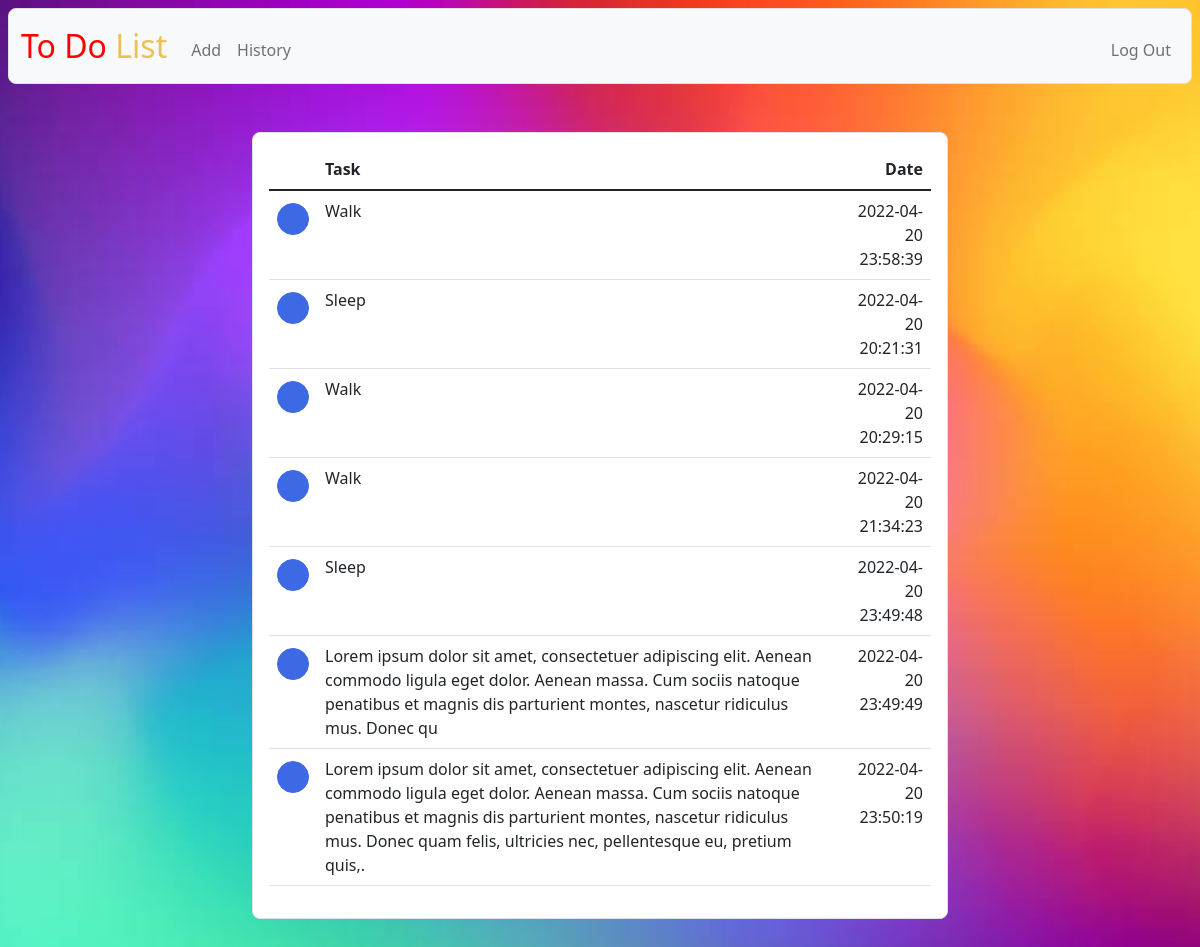
Screenshot of /history (signed in) with the database file from the repository.
### tables this page shows
CREATE TABLE list (
list_id INTEGER PRIMARY KEY AUTOINCREMENT NOT NULL,
user_id INTEGER NOT NULL,
done BOOL NOT NULL,
todo TINYTEXT NOT NULL,
date DATETIME NOT NULL DEFAULT CURRENT_TIMESTAMP,
FOREIGN KEY (user_id) REFERENCES users(user_id) );

### app.py (the view)
@app.route("/history")
@login_required
def history():
    list = db.execute("SELECT * FROM list WHERE user_id = ? AND done = 1 ", session["user_id"])
    return render_template("history.html", list=list)

### app.py (called while the page is built)
@app.after_request
def after_request(response):
    response.headers["Cache-Control"] = "no-cache, no-store, must-revalidate"
    response.headers["Expires"] = 0
    response.headers["Pragma"] = "no-cache"
    return response

### helpers.py (called while the page is built)
def login_required(f):
    @wraps(f)
    def decorated_function(*args, **kwargs):
        if session.get("user_id") is None:
            return redirect("/login")
        return f(*args, **kwargs)
    return decorated_function

### templates/history.html (shortened to what this page needs)
{% extends "layout.html" %}
{% block main %}
    <div class="container shape border">
        <table class="table tablestriped">
            <thead>
                <tr>
                    <th class="text-start"></th>
                    <th class="text-start">Task</th>
                    <th class="text-end">Date</th>
                </tr>
            </thead>
            <tbody>
                {% for li in list %}
                    <tr>
                        <td class="text-start">
                            <form action="/history" method="post">
                                <button type="submit" class="btn btn-outline-primary2 form-check-input"></button>
                            </form>
                        </td>
                        <td class="text-start">{{ li.todo }}</td>
                        <td class="text-end">{{ li.date }}</td>
                    </tr>
                {% endfor %}
            </tbody>
        </table>
    </div>
{% endblock %}

### templates/layout.html (shortened to what this page needs)
<!DOCTYPE html>
<html lang="en">
    <head>
        <link href="https://cdn.jsdelivr.net/npm/bootstrap@5.1.3/dist/css/bootstrap.min.css" rel="stylesheet">
        <link href="/static/styles.css" rel="stylesheet">
    </head>
    <body>
        <nav class="bg-light border navbar navbar-expand-md navbar-light">
            <div class="container-fluid">
                <a class="navbar-brand" href="/"><span class="color">To Do <span class="color2">List</span></a>
                <div class="collapse navbar-collapse" id="navbar">
                    {% if session["user_id"] %}
                        <ul class="navbar-nav me-auto mt-2">
                            <li class="nav-item"><a class="nav-link" href="/add">Add</a></li>
                            <li class="nav-item"><a class="nav-link" href="/history">History</a></li>
                        </ul>
                        <ul class="navbar-nav ms-auto mt-2">
                            <li class="nav-item"><a class="nav-link" href="/logout">Log Out</a></li>
                        </ul>
                    {% else %}
                        <ul class="navbar-nav ms-auto mt-2">
                            <li class="nav-item"><a class="nav-link" href="/register">Register</a></li>
                            <li class="nav-item"><a class="nav-link" href="/login">Log In</a></li>
                        </ul>
                    {% endif %}
                </div>
            </div>
        </nav>
        <main class="containers py-5 text-center">
            {% block main %}{% endblock %}
        </main>
    </body>
</html>

### static/styles.css (style rules this page uses)
body { background:url(test2.jpg); background-position:center; background-repeat:no-repeat; background-size:cover; background-attachment: fixed; margin: 8px; }
.border { border: 1px solid #dee2e6!important; border-radius: 8px 8px 8px 8px; }
.form-check-input { width: 2em; height: 2em; }
.btn-outline-primary2 { color: #fff; border-radius: 2em; background-color: #3e69e4; border-color: #3e69e4; }
.containers { width: 100%; max-width: 720px; padding-right: var(--bs-gutter-x,.75rem); padding-left: var(--bs-gutter-x,.75rem); margin-right: auto; margin-left: auto; }
.shape { background-color: white; padding: 1rem!important; border-radius: 8px 8px 8px 8px; }
nav .navbar-brand { font-size: xx-large; }
nav .navbar-brand .color { color:#FE0000; }
nav .navbar-brand .color2 { color:#EBC153; }

### rows the page displays
list: todo "Walk", date "2022-04-20 23:58:39"
list: todo "Sleep", date "2022-04-20 20:21:31"
list: todo "Walk", date "2022-04-20 20:29:15"
list: todo "Walk", date "2022-04-20 21:34:23"
list: todo "Sleep", date "2022-04-20 23:49:48"
list: todo "Lorem ipsum dolor sit amet, consectetuer adipiscing elit. Aenean commodo ligula eget dolor. Aenean massa. Cum sociis natoque penatibus et magnis dis parturient montes, nascetur ridiculus mus. Donec qu", date "2022-04-20 23:49:49"
list: todo "Lorem ipsum dolor sit amet, consectetuer adipiscing elit. Aenean commodo ligula eget dolor. Aenean massa. Cum sociis natoque penatibus et magnis dis parturient montes, nascetur ridiculus mus. Donec quam felis, ultricies nec, pellentesque eu, pretium quis,.", date "2022-04-20 23:50:19"
